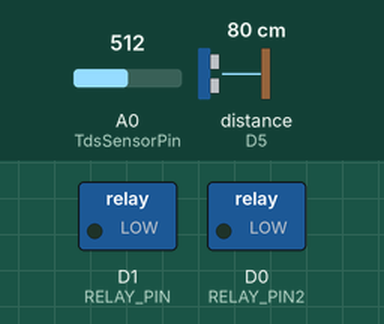
The sketch below on a simulated ESP8266 (NodeMCU). Parts: switched loads named in the sketch (green lamp = pin HIGH). Wiring (inferred from the names in the program): ultrasonic range finder: trigger D3; echo D5. The inputs (shaded band) are chosen by the test bench; at power-on: distance to the obstacle (sensor on D5) 80 cm, A0 (TdsSensorPin) = 512. The echo pulse lasts 58.3 µs per cm; WiFi joins after 1.5 s; servers stay silent unless stated; no MQTT or app messages arrive unless stated; pins used as bus, display or sensor lines are not drawn; what the sketch prints to the serial monitor is not drawn.

Above: at 2.7 s.
2.8 s: distance to the obstacle (sensor on D5) set to 18 cm
5.5 s: distance to the obstacle (sensor on D5) set to 15 cm
At 7.0 s:
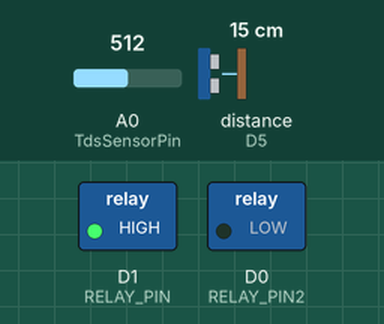
8.2 s: distance to the obstacle (sensor on D5) set to 35 cm
At 10.3 s:
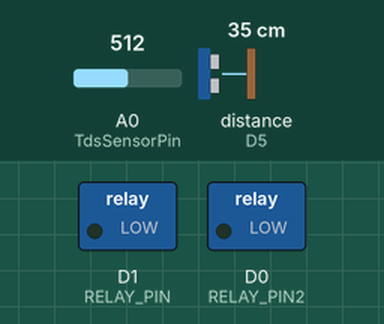
11.1 s: distance to the obstacle (sensor on D5) set to 2 cm
At 11.9 s:
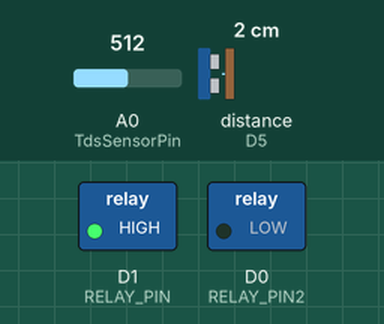
Timing chart, 0 to 14.1 s (numbered marks = the images above; inputs shaded):
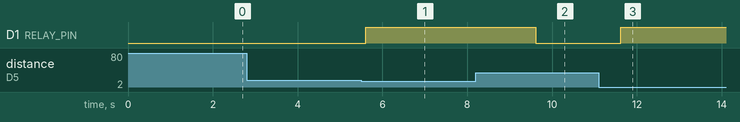

The sketch:

codeTA2.ino
```cpp
#include <EEPROM.h>
#include "GravityTDS.h"
#include <ESP8266WiFi.h>
#define TdsSensorPin A0
GravityTDS gravityTds;
#include <NewPing.h> //Library untuk HC-SR04
#define TRIGGER_PIN  D3  //Pin Trigger HC-SR04 pada NodeMCU
#define ECHO_PIN     D5//Pin Echo HC-SR04 pada NodeMCU
#define RELAY_PIN D1
#define RELAY_PIN2 D0
#define MAX_DISTANCE 250 //Maksimum Pembacaan Jarak (cm)

#include <PubSubClient.h>

const char *ssid = "Hidroponik"; //ganti nama wifi   (wifi hotspot)
const char *password = "123456789";//ganti password
const char *ID = "Example_Switch";  //node Name of our device, must be unique
const char *TOPIC1 = "topic/distance";  // Topic to subcribe to
const char *TOPIC2 = "topic/ppm";  // Topic to subcribe to

   char tempString[8];
IPAddress broker(192,168,38,47); // IP address of your MQTT broker
WiFiClient wclient;

PubSubClient client(wclient); // Setup MQTT client
bool state=0;

// Connect to WiFi network
void setup_wifi() {
  Serial.print("\nConnecting to ");
  Serial.println(ssid);

  WiFi.begin(ssid, password); // Connect to network

  while (WiFi.status() != WL_CONNECTED) { // Wait for connection
    delay(500);
    Serial.print(".");
  }

  Serial.println();
  Serial.println("WiFi connected");
  Serial.print("IP address: ");
  Serial.println(WiFi.localIP());
}

// Reconnect to client
void reconnect() {
  // Loop until we're reconnected
  while (!client.connected()) {
    Serial.print("Attempting MQTT connection...");
    // Attempt to connect
    if (client.connect(ID)) {
      Serial.println("connected");
      Serial.print("Publishing to: ");
      Serial.println(TOPIC1);
      Serial.println(TOPIC2);
      Serial.println('\n');

    } else {
      Serial.println(" try again in 5 seconds");
      // Wait 5 seconds before retrying
      delay(5000);
    }
  }
}

float temperature = 21,tdsValue = 0; //mendeklarasikan
long duration;
int distance;
int ppm;
long nutrisi;
float m1 = 1400;
float m2;
float m3;
float v1 = 10;

NewPing sonar(TRIGGER_PIN, ECHO_PIN, MAX_DISTANCE); //Setup Pin HC-SR04 dan Jarak Pembacaan dengan Fungsi Library

void setup()
{
    Serial.begin(9600);

delay(10);

 setup_wifi(); // Connect to network
 client.setServer(broker, 1883); //menghubungkan ke broker dan network 1883


gravityTds.setPin(TdsSensorPin);  //ketetapan
    gravityTds.setAref(5.0);  //reference voltage on ADC, default 5.0V on Arduino UNO  (arus)
    gravityTds.setAdcRange(1024);  //1024 for 10bit ADC;4096 for 12bit ADC (bit range)
    gravityTds.begin();  //initialization
    delay(10);

  pinMode(TRIGGER_PIN, OUTPUT);  // set nodemcu pin to output mode (punya ultrasonic)
  pinMode(ECHO_PIN, INPUT);   // set nodemcu pin to input mode (ultrasonic)
  pinMode(RELAY_PIN, OUTPUT); // set nodemcu pin to output mode
  pinMode(RELAY_PIN2, OUTPUT); // set nodemcu pin to output mode
}

void loop()
{
  if (!client.connected())  // Reconnect if connection is lost
  {
    reconnect();
  }
  client.loop();


  digitalWrite(TRIGGER_PIN, HIGH);
  delayMicroseconds(10);
  digitalWrite(TRIGGER_PIN, LOW);

  digitalWrite(TRIGGER_PIN, LOW);
  delayMicroseconds(2);

  // measure duration of pulse from ECHO pin
  duration = pulseIn(ECHO_PIN, HIGH);
  // calculate the distance
  distance = duration*0.034/2; //menghitung jarak

  // print the value to Serial Monitor
    char tempString[8]; //identifier(identitas)
    dtostrf(distance, 1, 2, tempString);
  Serial.print("distance: ");
      Serial.println(tempString);


  Serial.print("\n ");

  client.publish("topic/distance",tempString); //publish data distance ke mqtt

if (distance<=15)
{
digitalWrite(RELAY_PIN, HIGH);
delay(500);
}
else if (distance >=20 && distance <= 30) //akan menyala jika antar 20 sampai 30
{
 digitalWrite(RELAY_PIN, LOW);// akan mati jika memenuhi
 delay (500);
}
else
{
digitalWrite(RELAY_PIN,LOW);
delay(500);

}


    //temperature = readTemperature();  //add your temperature sensor and read it
    gravityTds.setTemperature(temperature);  // set the temperature and execute temperature compensation
    gravityTds.update();  //sample and calculate
    tdsValue = gravityTds.getTdsValue();  // then get the value
    Serial.print(tdsValue,0)  ;
    char humString[8];
    dtostrf(tdsValue, 1, 2, humString);

    Serial.println("ppm");
      Serial.println(humString);

  Serial.print("\n ");

  client.publish("topic/ppm",humString);


    delay(1000);

    float V2;
    V2 = (10*(1050 - 2100)) / (2100 - tdsValue);
    if (V2<=1050)
{
digitalWrite(RELAY_PIN2, LOW);
delay(500);
}
else if (V2 >=1050 && V2 <= 1400)   //relay akan menyala pada batas antara 1110 sampai 1400
{
 digitalWrite(RELAY_PIN2, HIGH);
 delay (500);
}
else
{
digitalWrite(RELAY_PIN2,HIGH); //dan akan mati jika memenuhi
delay(500);

}
}
```

Measured:
- the behaviour switches between 17 and 16 cm on distance to the obstacle (sensor on D5) (found by bisection; images 0 and 1)
- after the input at 2.8 s, every drawn part: stays the same
- after the input at 5.5 s, D1 (RELAY_PIN): LOW → HIGH after 0.11 s
- after the input at 8.2 s, D1 (RELAY_PIN): HIGH → LOW after 1.4 s
- after the input at 11.1 s, D1 (RELAY_PIN): LOW → HIGH after 0.52 s
